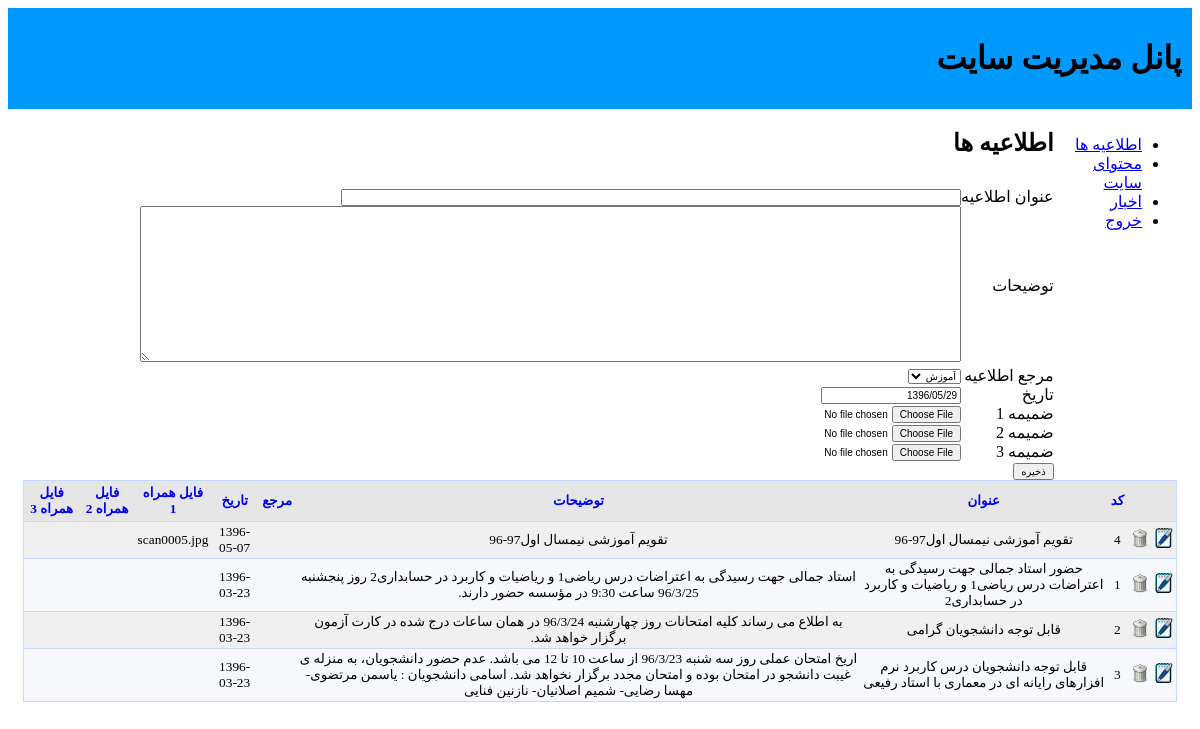
Page /root/admin/index.php (signed in) on the committed database.
### tables this page shows
CREATE TABLE IF NOT EXISTS `notification` (
  `nid` int(11) NOT NULL AUTO_INCREMENT,
  `ntitle` varchar(200) NOT NULL,
  `ndesc` varchar(1000) DEFAULT NULL,
  `orgid` int(11) DEFAULT NULL,
  `uid` int(11) DEFAULT NULL,
  `ndate` date NOT NULL,
  `day_week` int(11) NOT NULL,
  `attachment1` varchar(100) DEFAULT NULL,
  `attachment2` varchar(100) DEFAULT NULL,
  `attachment3` varchar(100) DEFAULT NULL,
  `views` int(11) DEFAULT NULL,
  UNIQUE KEY `nid` (`nid`)
);

### root/admin/index.php (the view, shortened to what this page needs)
<!DOCTYPE html >
<html>
<head>
    <link href="css/index.css" rel="stylesheet" type="text/css"/>
   <link href="css/persian-datepicker-dark.css" rel="stylesheet" type="text/css"/>
   <link href="css/persian-datepicker-redblack.css" rel="stylesheet" type="text/css"/>
   <link href="css/persian-datepicker-cheerup.css" rel="stylesheet" type="text/css"/>
<link rel="stylesheet" type="text/css" href="css/style.css">
</head>
<body dir='rtl'>
<div id='header'>
<h1>پانل مدیریت سایت</h1>
</div>
<div id='menu'>
<ul>
	<li><a href='index.php'>اطلاعیه ها</a></li>
	<?php
	if($_SESSION['user_id']==1):
	?>
	<li><a href='content.php'>محتوای سایت</a></li>
	<li><a href='news.php'>اخبار</a></li>
	<?php endif;?>
    <li><a href='php/login.php'>خروج</a></li>
</ul>
</div>
<div id='content'>
<h2>اطلاعیه ها</h2>
<div id='form'>
	<form action='<?=$_SERVER['PHP_SELF']?>' method="POST" enctype="multipart/form-data">
    	<table cellpadding="0" cellspacing="0" border="0">
    	<tr>
        	<td>عنوان اطلاعیه</td><td><input type="text" size="100" name='ntitle'
			<?php if(isset($ntitle)) echo " value='$ntitle'";?>></td>
        </tr>
        <tr>
        	<td>توضیحات</td><td>
            <textarea name='ndesc' rows="10" cols="100"><?php if(isset($ndesc)) echo trim($ndesc);?></textarea></td>
        </tr>
        <tr><td>مرجع اطلاعیه</td>
        <td>
        <select name='org'>
           <option value='1' selected>آموزش</option>
        </select>
        <?php if(isset($er) && ($er & 0b00100) >0) echo "<span style='color:red'>*</span>"; ?></td></tr>
        <tr><td>تاریخ</td><td><input type='text' id='observer' name='date'/>
        </td></tr>
        <tr><td>ضمیمه 1</td><td><input type='file' name="attach1" /></td></tr>
        <tr><td>ضمیمه 2</td><td><input type='file' name="attach2" /></td></tr>
        <tr><td>ضمیمه 3</td><td><input type='file' name="attach3" /></td></tr>
        <tr><td><input type="submit" name="save" value="ذخیره"></td><td></td></tr>
        </table>
    </form>
	<table class='table' style='width:100%'>
	<tr class='row'>
        <th class='head'></th>
		<th class='head'></th>
		<th class='head'>کد</th>
		<th class='head'>عنوان</th>
        <th class='head'>توضیحات</th>
        <th class='head'>مرجع</th>
        <th class='head'>تاریخ</th>
        <th class='head'>فایل همراه 1</th>
        <th class='head'>فایل همراه 2</th>
        <th class='head'>فایل همراه 3</th>
    </tr>
    <?php
		$result=mysql_query("select * from notification order by ndate desc");
		while($row=mysql_fetch_assoc($result))
		{
			echo "<tr class='row' >";
			echo "<td class='col'><a class='edit' href='update.php?id=$row[nid]'><img width='20' height='20' src='pic/edit.png'></a></td>";
			echo "<td class='col'><input class='delete' value='$row[nid]' type='image' width='20' height='20' src='pic/delete.png'></input></td>";
			echo "<td class='col'>$row[nid]</td>";
			echo "<td class='col'>$row[ntitle]</td>";
			echo "<td class='col'>$row[ndesc]</td>";
			echo "<td class='col'></td>";
			echo "<td class='col'>$row[ndate]</td>";
			echo "<td class='col'>$row[attachment1]</td>";
			echo "<td class='col'>$row[attachment2]</td>";
			echo "<td class='col'>$row[attachment3]</td>";
			echo "</tr>";
		}
	?>
	</table>
</div>
</div>
</body>
</html>

### root/admin/css/index.css (style rules this page uses)
#header { margin:0; padding:10px; background-color:#09F; }
#menu { float:right; width:10%; padding:10px; }
#form { padding:10px; margin:5px; }

### root/admin/css/style.css (style rules this page uses)
select, input { font-family:Tahoma, Geneva, sans-serif; font-size:10px; }
table.table { border-collapse:collapse; border-style:solid; border-width:1px; border-color:#C3D9FF; padding:1px; font-family:Tahoma; font-size:10pt; width:auto; }
th.head { color:#0000F0; background:#E6E6E6; border-top-style: solid; border-bottom-style: solid; border-width:1px; border-color:#C3D9FF; font-weight:bold; padding:4px; text-align:center; vertical-align:middle; }
tr.row { color:#000000; border-style:solid; border-width:1px; border-color:#C3D9FF; font-weight:100; }
tr.row:nth-child(odd) td { background:#F7F8FB; }
td.col { background:#F0F0F0; border-top-style: solid; border-bottom-style: solid; border-width:1px; border-color:#C3D9FF; padding:2px; text-align:center; vertical-align:middle; }

### rows in the picture
notification: nid "4", ntitle "تقویم آموزشی نیمسال اول97-96", ndesc "تقویم آموزشی نیمسال اول97-96", ndate "1396-05-07", attachment1 "scan0005.jpg"
notification: nid "1", ntitle "حضور استاد جمالی جهت رسیدگی به اعتراضات درس ریاضی1 و ریاضیات و کاربرد در حسابداری2", ndesc "استاد جمالی جهت رسیدگی به اعتراضات درس ریاضی1 و ریاضیات و کاربرد در حسابداری2 روز پنجشنبه 96/3/25 ساعت 9:30 در مؤسسه حضور دارند.", ndate "1396-03-23"
notification: nid "2", ntitle "قابل توجه دانشجویان گرامی", ndesc "به اطلاع می رساند کلیه امتحانات روز چهارشنبه 96/3/24 در همان ساعات درج شده در کارت آزمون برگزار خواهد شد.", ndate "1396-03-23"
notification: nid "3", ntitle "قابل توجه دانشجویان درس کاربرد نرم افزارهای رایانه ای در معماری با استاد رفیعی", ndesc "اریخ امتحان عملی روز سه شنبه 96/3/23 از ساعت 10 تا 12 می باشد. عدم حضور دانشجویان، به منزله ی غیبت دانشجو در امتحان بوده و امتحان مجدد برگزار نخواهد شد. اسامی دانشجویان : یاسمن مرتضوی- مهسا رضایی- شمیم اصلانیان- نازنین فنایی", ndate "1396-03-23"
